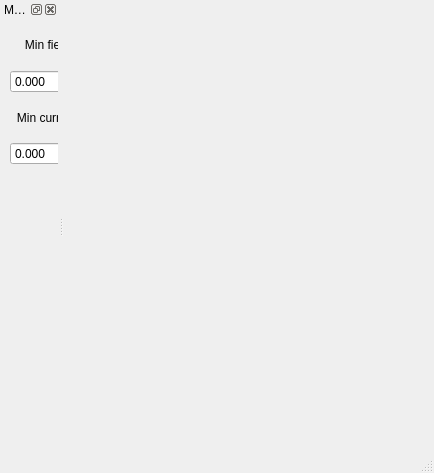
<?xml version="1.0" encoding="UTF-8"?>
<ui version="4.0">
 <class>MainWindow</class>
 <widget class="QMainWindow" name="MainWindow">
  <property name="geometry">
   <rect>
    <x>0</x>
    <y>0</y>
    <width>434</width>
    <height>473</height>
   </rect>
  </property>
  <property name="windowTitle">
   <string>MainWindow</string>
  </property>
  <widget class="QWidget" name="centralwidget"/>
  <widget class="QMenuBar" name="menubar">
   <property name="geometry">
    <rect>
     <x>0</x>
     <y>0</y>
     <width>434</width>
     <height>21</height>
    </rect>
   </property>
  </widget>
  <widget class="QStatusBar" name="statusbar"/>
  <widget class="QDockWidget" name="magnet_DockWidget">
   <property name="windowTitle">
    <string>Magnet control</string>
   </property>
   <attribute name="dockWidgetArea">
    <number>1</number>
   </attribute>
   <widget class="QWidget" name="dockWidgetContents">
    <widget class="QWidget" name="gridLayoutWidget">
     <property name="geometry">
      <rect>
       <x>10</x>
       <y>10</y>
       <width>391</width>
       <height>140</height>
      </rect>
     </property>
     <layout class="QGridLayout" name="magnetGridLayout" columnstretch="0,0,0,0,0" rowminimumheight="30,30,30,30">
      <property name="sizeConstraint">
       <enum>QLayout::SetMinimumSize</enum>
      </property>
      <property name="verticalSpacing">
       <number>6</number>
      </property>
      <item row="0" column="2">
       <widget class="QLabel" name="field_label">
        <property name="text">
         <string>Field (T)</string>
        </property>
        <property name="alignment">
         <set>Qt::AlignCenter</set>
        </property>
       </widget>
      </item>
      <item row="3" column="1">
       <widget class="QDoubleSpinBox" name="min_current_doubleSpinBox">
        <property name="decimals">
         <number>3</number>
        </property>
        <property name="maximum">
         <double>2.000000000000000</double>
        </property>
        <property name="singleStep">
         <double>0.100000000000000</double>
        </property>
       </widget>
      </item>
      <item row="1" column="1">
       <widget class="QDoubleSpinBox" name="min_field_doubleSpinBox">
        <property name="decimals">
         <number>3</number>
        </property>
        <property name="maximum">
         <double>2.000000000000000</double>
        </property>
        <property name="singleStep">
         <double>0.100000000000000</double>
        </property>
       </widget>
      </item>
      <item row="2" column="2">
       <widget class="QLabel" name="current_label">
        <property name="text">
         <string>Current (A)</string>
        </property>
        <property name="alignment">
         <set>Qt::AlignCenter</set>
        </property>
       </widget>
      </item>
      <item row="3" column="3">
       <widget class="QDoubleSpinBox" name="max_current_doubleSpinBox">
        <property name="decimals">
         <number>3</number>
        </property>
        <property name="maximum">
         <double>2.000000000000000</double>
        </property>
        <property name="singleStep">
         <double>0.100000000000000</double>
        </property>
       </widget>
      </item>
      <item row="1" column="3">
       <widget class="QDoubleSpinBox" name="max_field_doubleSpinBox">
        <property name="decimals">
         <number>3</number>
        </property>
        <property name="maximum">
         <double>2.000000000000000</double>
        </property>
        <property name="singleStep">
         <double>0.100000000000000</double>
        </property>
       </widget>
      </item>
      <item row="2" column="3">
       <widget class="QLabel" name="max_current_label">
        <property name="text">
         <string>Max current (A)</string>
        </property>
        <property name="alignment">
         <set>Qt::AlignCenter</set>
        </property>
       </widget>
      </item>
      <item row="3" column="2">
       <widget class="QDoubleSpinBox" name="current_doubleSpinBox">
        <property name="decimals">
         <number>3</number>
        </property>
        <property name="maximum">
         <double>2.000000000000000</double>
        </property>
        <property name="singleStep">
         <double>0.100000000000000</double>
        </property>
       </widget>
      </item>
      <item row="1" column="2">
       <widget class="QDoubleSpinBox" name="field_doubleSpinBox">
        <property name="decimals">
         <number>3</number>
        </property>
        <property name="maximum">
         <double>2.000000000000000</double>
        </property>
        <property name="singleStep">
         <double>0.100000000000000</double>
        </property>
       </widget>
      </item>
      <item row="0" column="1">
       <widget class="QLabel" name="min_field_label">
        <property name="text">
         <string>Min field (T)</string>
        </property>
        <property name="alignment">
         <set>Qt::AlignCenter</set>
        </property>
       </widget>
      </item>
      <item row="0" column="3">
       <widget class="QLabel" name="max_field_label">
        <property name="text">
         <string>Max field (T)</string>
        </property>
        <property name="alignment">
         <set>Qt::AlignCenter</set>
        </property>
       </widget>
      </item>
      <item row="2" column="1">
       <widget class="QLabel" name="min_current_label">
        <property name="text">
         <string>Min current (A)</string>
        </property>
        <property name="alignment">
         <set>Qt::AlignCenter</set>
        </property>
       </widget>
      </item>
      <item row="3" column="4">
       <widget class="QCheckBox" name="precise_field_checkBox">
        <property name="toolTip">
         <string>&lt;html&gt;&lt;head/&gt;&lt;body&gt;&lt;p&gt;If checked will do precise field setting procedure, i.e. goes to maximal field and then to requested&lt;/p&gt;&lt;/body&gt;&lt;/html&gt;</string>
        </property>
        <property name="text">
         <string>Precise field</string>
        </property>
        <property name="checked">
         <bool>false</bool>
        </property>
        <property name="tristate">
         <bool>false</bool>
        </property>
       </widget>
      </item>
      <item row="2" column="4">
       <widget class="QCheckBox" name="hysteresis_checkBox">
        <property name="toolTip">
         <string>If checked will do hysteresis, scanning from minimal field to magximal and minimal again</string>
        </property>
        <property name="text">
         <string>Hysteresis</string>
        </property>
       </widget>
      </item>
      <item row="0" column="4">
       <widget class="QLabel" name="field_label_2">
        <property name="text">
         <string>Field step (T)</string>
        </property>
        <property name="alignment">
         <set>Qt::AlignCenter</set>
        </property>
       </widget>
      </item>
      <item row="1" column="4">
       <widget class="QDoubleSpinBox" name="step_field_doubleSpinBox">
        <property name="decimals">
         <number>3</number>
        </property>
        <property name="maximum">
         <double>2.000000000000000</double>
        </property>
        <property name="singleStep">
         <double>0.100000000000000</double>
        </property>
       </widget>
      </item>
     </layout>
    </widget>
   </widget>
  </widget>
  <action name="actionStart_field_scan">
   <property name="icon">
    <iconset>
     <normaloff>../../artwork/icons/qudiTheme/22x22/correct-tilt.png</normaloff>../../artwork/icons/qudiTheme/22x22/correct-tilt.png</iconset>
   </property>
   <property name="text">
    <string>Start field scan</string>
   </property>
   <property name="toolTip">
    <string>Starts scanning field</string>
   </property>
  </action>
 </widget>
 <resources/>
 <connections/>
</ui>
